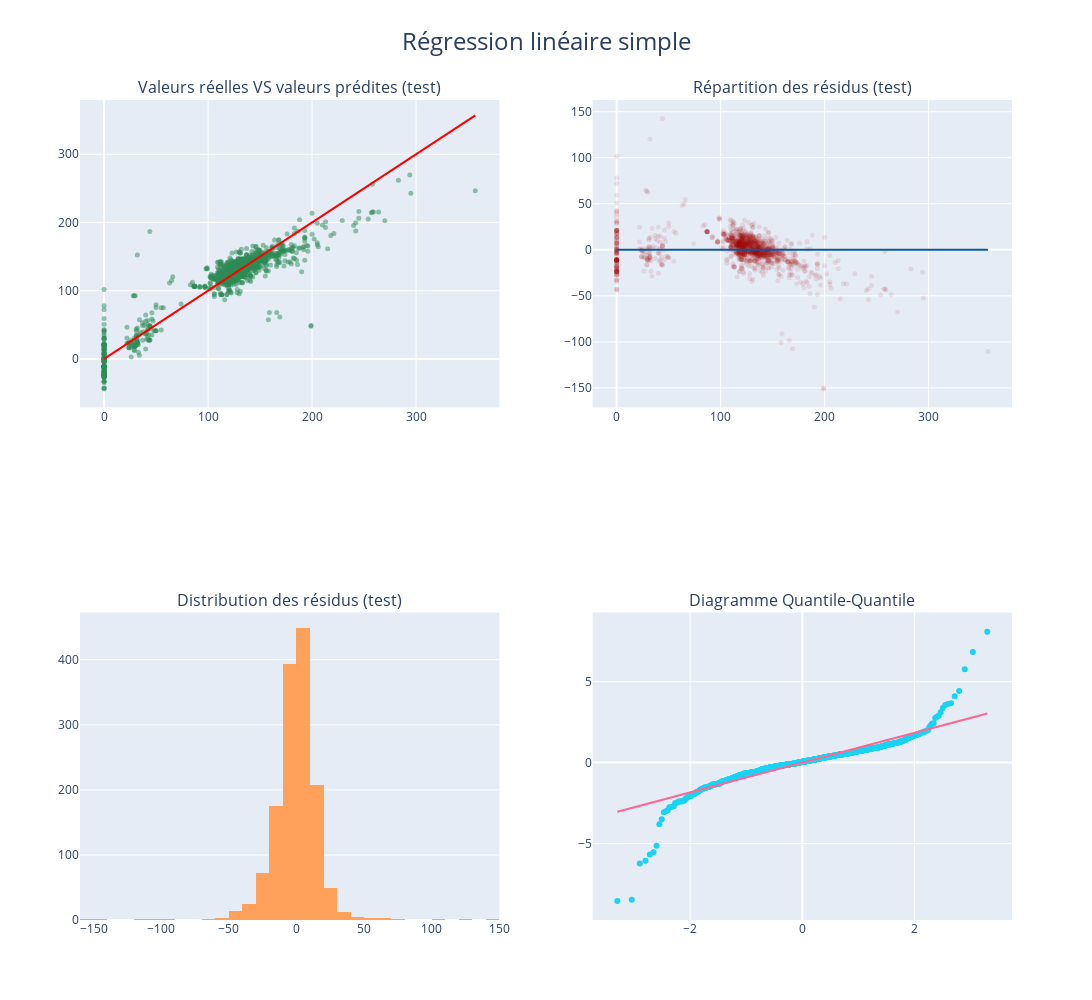

Notebook code cell kept with this figure:
### Code cell
co2.styles.display_combined_report(y_train, pred, y_test, pred_test, title='PERFORMANCES DU MODELE DE REGRESSION LINEAIRE')
co2.styles.displayer(pd.DataFrame({'Co2 Observé': y_test, 'Co2 prédit': pred_test},
             index=X_test.index), n=10, title='REGRESSION LINEAIRE: COMPARAISON DE QUELQUES VALEURS')

co2.viz.plot_regression_diagnostics(y_test, pred_test, y_train, "Régression linéaire simple", interactive=True, save=True, format='png')

### Figure 1 — Plotly figure (JSON) as saved in the notebook; plotly's stock layout.template omitted (floating-point values rounded to 4 significant figures; data arrays with more than 128 entries replaced by an {"elided": "..."} marker saying what was removed)
{"data": [{"marker": {"color": "#2E8B57", "opacity": 0.5, "size": 5}, "mode": "markers", "type": "scatter", "x": {"elided": "1425 int values"}, "xaxis": "x", "y": {"elided": "1425 float values"}, "yaxis": "y"}, {"line": {"color": "red"}, "mode": "lines", "type": "scatter", "x": [0, 357], "xaxis": "x", "y": [0, 357], "yaxis": "y"}, {"marker": {"color": "#980a10", "opacity": 0.1, "size": 5}, "mode": "markers", "type": "scatter", "x": {"elided": "1425 int values"}, "xaxis": "x2", "y": {"elided": "1425 float values"}, "yaxis": "y2"}, {"line": {"color": "#0a5798"}, "mode": "lines", "type": "scatter", "x": [0, 357], "xaxis": "x2", "y": [0, 0], "yaxis": "y2"}, {"nbinsx": 40, "type": "histogram", "x": {"elided": "1425 float values"}, "xaxis": "x3", "yaxis": "y3"}, {"mode": "markers", "type": "scatter", "x": {"elided": "1425 float values"}, "xaxis": "x4", "y": {"elided": "1425 float values"}, "yaxis": "y4"}, {"mode": "lines", "type": "scatter", "x": {"elided": "1425 float values"}, "xaxis": "x4", "y": {"elided": "1425 float values"}, "yaxis": "y4"}], "layout": {"annotations": [{"font": {"size": 16}, "showarrow": false, "text": "Valeurs réelles VS valeurs prédites (test)", "x": 0.225, "xanchor": "center", "xref": "paper", "y": 1, "yanchor": "bottom", "yref": "paper"}, {"font": {"size": 16}, "showarrow": false, "text": "Répartition des résidus (test)", "x": 0.775, "xanchor": "center", "xref": "paper", "y": 1, "yanchor": "bottom", "yref": "paper"}, {"font": {"size": 16}, "showarrow": false, "text": "Distribution des résidus (test)", "x": 0.225, "xanchor": "center", "xref": "paper", "y": 0.375, "yanchor": "bottom", "yref": "paper"}, {"font": {"size": 16}, "showarrow": false, "text": "Diagramme Quantile-Quantile", "x": 0.775, "xanchor": "center", "xref": "paper", "y": 0.375, "yanchor": "bottom", "yref": "paper"}], "height": 1000, "showlegend": false, "title": {"font": {"size": 24}, "text": "Régression linéaire simple", "x": 0.5}, "width": 1300, "xaxis": {"anchor": "y", "domain": [0, 0.45]}, "xaxis2": {"anchor": "y2", "domain": [0.55, 1]}, "xaxis3": {"anchor": "y3", "domain": [0, 0.45]}, "xaxis4": {"anchor": "y4", "domain": [0.55, 1]}, "yaxis": {"anchor": "x", "domain": [0.625, 1]}, "yaxis2": {"anchor": "x2", "domain": [0.625, 1]}, "yaxis3": {"anchor": "x3", "domain": [0, 0.375]}, "yaxis4": {"anchor": "x4", "domain": [0, 0.375]}}}
